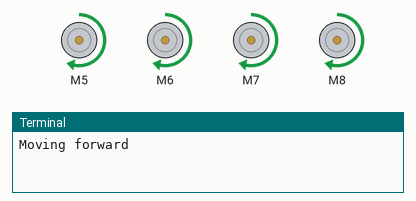
Bench run of a program on a simulated Raspberry Pi (BCM pin numbers). On the bench: 4 × DC motor (green arrow = forward, orange = backward, longer = faster), the last lines printed to the terminal.

Above: at 1.0 s.
At 3.0 s:
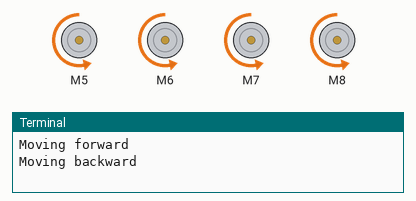
At 7.0 s:
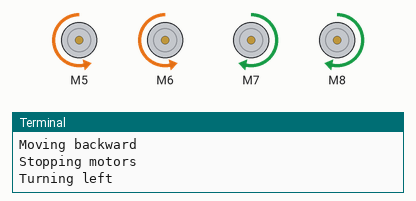
At 9.0 s:
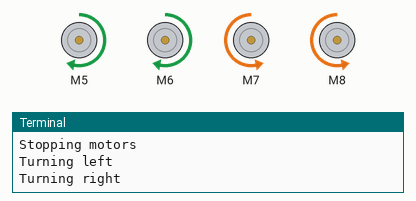
At 11.0 s:
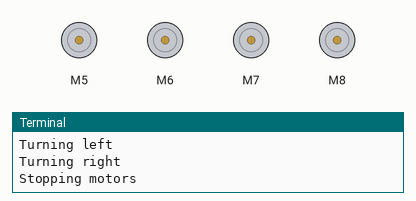
Timing chart, 0 to 15.7 s (numbered marks = the images above):
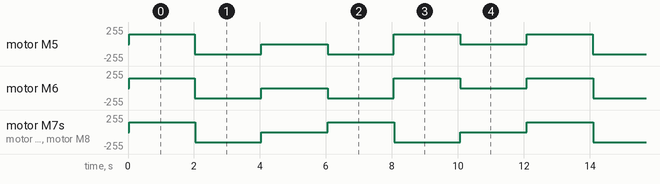

The program:

R29._Robot_Car_Assembly_and_Control.py
```python
"""
Components Used:
1. Raspberry Pi
2. DC Motor HAT
3. Robot Car (4 DC Motors)
4. Battery Holder with 18650 Batteries
"""

from Raspi_MotorHAT import Raspi_MotorHAT
import time

mh = Raspi_MotorHAT(addr=0x6f)  # Initialize Motor HAT

rightFront = mh.getMotor(1)  # Motor 1
rightBack = mh.getMotor(2)   # Motor 2
leftFront = mh.getMotor(3)   # Motor 3
leftBack = mh.getMotor(4)    # Motor 4

speed = 150  # Motor speed

rightFront.setSpeed(speed)
rightBack.setSpeed(speed)
leftFront.setSpeed(speed)
leftBack.setSpeed(speed)

def move_forward():
    print("Moving forward")
    rightFront.run(Raspi_MotorHAT.FORWARD)
    rightBack.run(Raspi_MotorHAT.FORWARD)
    leftFront.run(Raspi_MotorHAT.FORWARD)
    leftBack.run(Raspi_MotorHAT.FORWARD)
    time.sleep(2)

def move_backward():
    print("Moving backward")
    rightFront.run(Raspi_MotorHAT.BACKWARD)
    rightBack.run(Raspi_MotorHAT.BACKWARD)
    leftFront.run(Raspi_MotorHAT.BACKWARD)
    leftBack.run(Raspi_MotorHAT.BACKWARD)
    time.sleep(2)

def turn_left():
    print("Turning left")
    rightFront.run(Raspi_MotorHAT.BACKWARD)
    rightBack.run(Raspi_MotorHAT.BACKWARD)
    leftFront.run(Raspi_MotorHAT.FORWARD)
    leftBack.run(Raspi_MotorHAT.FORWARD)
    time.sleep(2)

def turn_right():
    print("Turning right")
    rightFront.run(Raspi_MotorHAT.FORWARD)
    rightBack.run(Raspi_MotorHAT.FORWARD)
    leftFront.run(Raspi_MotorHAT.BACKWARD)
    leftBack.run(Raspi_MotorHAT.BACKWARD)
    time.sleep(2)

def stop_motors():
    print("Stopping motors")
    rightFront.run(Raspi_MotorHAT.RELEASE)
    rightBack.run(Raspi_MotorHAT.RELEASE)
    leftFront.run(Raspi_MotorHAT.RELEASE)
    leftBack.run(Raspi_MotorHAT.RELEASE)
    time.sleep(2)

try:
    while True:
        move_forward()
        move_backward()
        stop_motors()
        turn_left()
        turn_right()
        stop_motors()

except KeyboardInterrupt:
    print("Exiting program...")
    stop_motors()  # Stop all motors
```

Measured:
- by itself, motor M7, motor M8: repeats every 6.0 s: backward 150/255 2.0 s, stopped 2.0 s, forward 150/255 2.0 s
- by itself, motor M5, motor M6: repeats every 12.1 s: backward 150/255 2.0 s, stopped 2.0 s, backward 150/255 2.0 s, forward 150/255 2.0 s, stopped 2.0 s, forward 150/255 2.0 s
